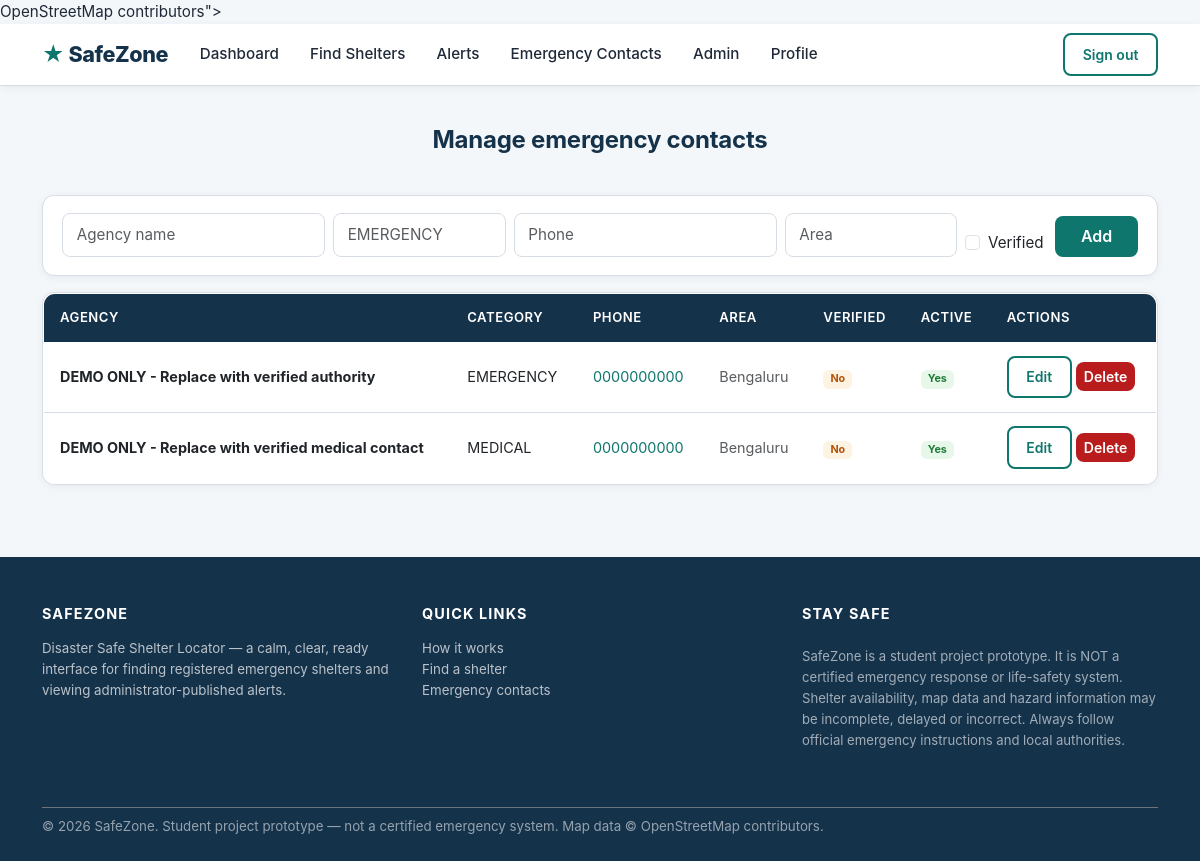
Page /admin/manage-contacts (signed in) on the committed database.
### tables this page shows
CREATE TABLE emergency_contacts (
    contact_id INTEGER PRIMARY KEY AUTOINCREMENT,
    agency_name VARCHAR(160) NOT NULL,
    category VARCHAR(80) NOT NULL,
    phone VARCHAR(30) NOT NULL,
    area_text VARCHAR(180) NULL,
    source_name VARCHAR(120) NOT NULL DEFAULT 'ADMIN DEMO ENTRY',
    is_verified INTEGER NOT NULL DEFAULT 0,
    is_active INTEGER NOT NULL DEFAULT 1,
    last_verified_at DATETIME NULL,
    created_at TIMESTAMP NOT NULL DEFAULT CURRENT_TIMESTAMP
);

### safezone/routes/admin.py (the view)
@admin_bp.route("/manage-contacts")
@login_required
def manage_contacts():
    if not _admin_required():
        return redirect(url_for("user.dashboard"))
    contacts = get_emergency_contacts(active_only=False)
    return render_template("manage_contacts.html", contacts=contacts)

### safezone/database/connection.py (called while the page is built)
def get_db_path():
    db_url = Config.DATABASE_URL
    if db_url.startswith("sqlite:///"):
        return db_url[len("sqlite:///"):]
    return None

def get_connection():
    db_path = get_db_path()
    conn = sqlite3.connect(db_path)
    conn.row_factory = sqlite3.Row
    conn.execute("PRAGMA foreign_keys = ON")
    return conn

@contextmanager
def db_transaction():
    conn = get_connection()
    try:
        yield conn
        conn.commit()
    except Exception:
        conn.rollback()
        raise
    finally:
        conn.close()

def query_one(sql, params=()):
    with db_transaction() as conn:
        cur = conn.execute(sql, params)
        return cur.fetchone()

def query_all(sql, params=()):
    with db_transaction() as conn:
        cur = conn.execute(sql, params)
        return cur.fetchall()

### safezone/routes/admin.py (called while the page is built)
def _admin_required():
    if not current_user.is_authenticated or current_user.role != "ADMIN":
        flash("Administrator access required.", "danger")
        return False
    return True

### safezone/routes/auth.py (called while the page is built)
def get_user_by_id(user_id):
    from safezone.database.connection import query_one
    return query_one("SELECT * FROM users WHERE user_id = ?", (user_id,))

    @property
    def is_admin(self):
        return self.role == "ADMIN"

### safezone/services/admin.py (called while the page is built)
def get_emergency_contacts(active_only=True):
    sql = "SELECT * FROM emergency_contacts"
    params = []
    if active_only:
        sql += " WHERE is_active = 1"
    sql += " ORDER BY category, agency_name"
    rows = query_all(sql, tuple(params))
    return [dict(r) for r in rows]

### templates/manage_contacts.html (shortened to what this page needs)
{% extends "base.html" %}
{% block content %}
<section class="section-sm">
  <div class="container">
    <h2 class="section-title-center">Manage emergency contacts</h2>
    <div class="card card-sz mb-3">
      <div class="card-body">
        <form method="POST" action="{{ url_for('admin.add_contact') }}" class="row g-2 align-items-end">
          <div class="col-md-3"><input type="text" name="agency_name" class="form-control" placeholder="Agency name" required></div>
          <div class="col-md-2"><input type="text" name="category" class="form-control" placeholder="EMERGENCY" required></div>
          <div class="col-md-3"><input type="tel" name="phone" class="form-control" placeholder="Phone" required></div>
          <div class="col-md-2"><input type="text" name="area_text" class="form-control" placeholder="Area"></div>
          <div class="col-md-1">
            <div class="form-check mt-6"><input class="form-check-input" type="checkbox" name="is_verified" value="1"> Verified</div>
          </div>
          <div class="col-md-1"><button class="btn btn-sz w-100" type="submit">Add</button></div>
        </form>
      </div>
    </div>
    <div class="card card-sz">
      <div class="card-body p-0">
        <div class="table-responsive">
          <table class="table-sz mb-0">
            <thead>
              <tr><th>Agency</th><th>Category</th><th>Phone</th><th>Area</th><th>Verified</th><th>Active</th><th>Actions</th></tr>
            </thead>
            <tbody>
              {% for c in contacts %}
                <tr>
                  <td><strong>{{ c.agency_name }}</strong></td>
                  <td>{{ c.category }}</td>
                  <td><a href="tel:{{ c.phone }}">{{ c.phone }}</a></td>
                  <td class="small text-muted">{{ c.area_text }}</td>
                  <td><span class="badge badge-{{ 'verified' if c.is_verified else 'pending' }}">{{ 'Yes' if c.is_verified else 'No' }}</span></td>
                  <td><span class="badge badge-{{ 'open' if c.is_active else 'closed' }}">{{ 'Yes' if c.is_active else 'No' }}</span></td>
                  <td>
                    <form method="POST" action="{{ url_for('admin.edit_contact', contact_id=c.contact_id) }}" style="display:inline;">
                      <button class="btn btn-sm btn-outline-sz">Edit</button>
                    </form>
                    <form method="POST" action="{{ url_for('admin.delete_contact_route', contact_id=c.contact_id) }}" style="display:inline;" onsubmit="return confirm('Delete this contact?')">
                      <button class="btn btn-sm btn-danger-sz">Delete</button>
                    </form>
                  </td>
                </tr>
              {% else %}
                <tr><td colspan="7" class="text-center text-muted p-3">No contacts.</td></tr>
              {% endfor %}
            </tbody>
          </table>
        </div>
      </div>
    </div>
  </div>
</section>
{% endblock %}

### static/css/style.css (style rules this page uses)
:root { --sz-navy: #15324B; --sz-navy-dark: #0f2436; --sz-teal: #0F766E; --sz-teal-dark: #0b5f56; --sz-pale-teal: #EAF4F4; --sz-bg: #F4F7FA; --sz-amber: #B45309; --sz-amber-bg: #fdf3e3; --sz-red: #B91C1C; --sz-red-bg: #fbeeee; --sz-text: #1f2937; --sz-text-muted: #6b7280; --sz-border: #d7dde5; --sz-shadow: 0 6px 18px rgba(21, 50, 75, 0.08); --sz-shadow-sm: 0 2px 8px rgba(21, 50, 75, 0.06); --sz-radius: 12px; --sz-font: "Inter", -apple-system, BlinkMacSystemFont, "Segoe UI", Roboto, "Helvetica Neue", Arial, sans-serif; }
* { box-sizing: border-box; }
html { scroll-behavior: smooth; }
body { background: var(--sz-bg); color: var(--sz-text); font-family: var(--sz-font); font-size: 0.95rem; line-height: 1.6; margin: 0; }
h1, h2, h3, h4, h5, h6 { color: var(--sz-navy); font-weight: 700; letter-spacing: -0.01em; }
h2 { font-size: 1.5rem; }
a { color: var(--sz-teal); text-decoration: none; }
.btn-sz { background: var(--sz-teal); border: none; color: #fff; font-weight: 600; border-radius: 8px; padding: 0.55rem 1.2rem; transition: transform 0.15s, box-shadow 0.15s, background 0.15s; }
.btn-outline-sz { color: var(--sz-teal); border: 2px solid var(--sz-teal); background: transparent; font-weight: 600; border-radius: 8px; padding: 0.55rem 1.1rem; }
.btn-danger-sz { background: var(--sz-red); border: none; color: #fff; font-weight: 600; border-radius: 8px; }
.badge-open { background: #e7f7ea; color: #1e7a34; }
.badge-pending { background: var(--sz-amber-bg); color: var(--sz-amber); }
.card-sz { background: #fff; border: 1px solid var(--sz-border); border-radius: var(--sz-radius); box-shadow: var(--sz-shadow-sm); transition: transform 0.15s, box-shadow 0.15s; }
.card-sz > .card-body { padding: 1.1rem 1.2rem; }
.section-sm { padding: 2.5rem 1rem; }
.section-title-center { text-align: center; margin-bottom: 2.5rem; }
.form-control { width: 100%; padding: 0.6rem 0.85rem; border: 1px solid var(--sz-border); border-radius: 8px; font-size: 0.95rem; background: #fff; transition: border-color 0.15s, box-shadow 0.15s; }
.table-sz { width: 100%; border-collapse: collapse; background: #fff; border-radius: var(--sz-radius); overflow: hidden; border: 1px solid var(--sz-border); }
.table-sz th { background: var(--sz-navy); color: #fff; font-weight: 600; font-size: 0.82rem; text-transform: uppercase; letter-spacing: 0.04em; padding: 0.85rem 1rem; text-align: left; }
.table-sz td { padding: 0.85rem 1rem; border-bottom: 1px solid var(--sz-border); font-size: 0.9rem; }
.table-sz tr:last-child td { border-bottom: none; }

### rows in the picture
emergency_contacts: agency_name "DEMO ONLY - Replace with verified authority", category "EMERGENCY", phone "0000000000", area_text "Bengaluru", is_verified "No", is_active "Yes"
emergency_contacts: agency_name "DEMO ONLY - Replace with verified medical contact", category "MEDICAL", phone "0000000000", area_text "Bengaluru", is_verified "No", is_active "Yes"
